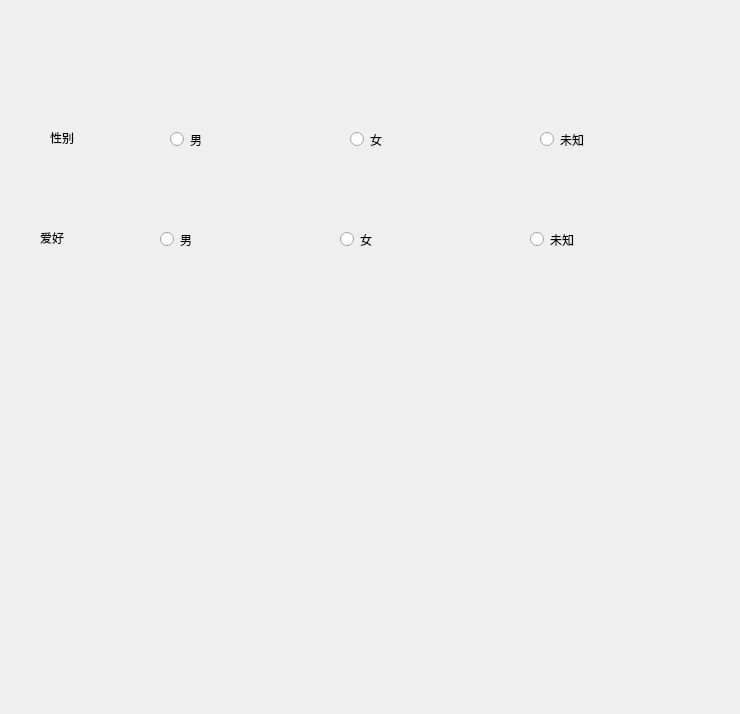
<?xml version="1.0" encoding="UTF-8"?>
<ui version="4.0">
 <class>Form</class>
 <widget class="QWidget" name="Form">
  <property name="geometry">
   <rect>
    <x>0</x>
    <y>0</y>
    <width>740</width>
    <height>714</height>
   </rect>
  </property>
  <property name="windowTitle">
   <string>Form</string>
  </property>
  <widget class="QRadioButton" name="radioButton">
   <property name="geometry">
    <rect>
     <x>170</x>
     <y>130</y>
     <width>115</width>
     <height>19</height>
    </rect>
   </property>
   <property name="text">
    <string>男</string>
   </property>
   <attribute name="buttonGroup">
    <string notr="true">buttonGroup</string>
   </attribute>
  </widget>
  <widget class="QRadioButton" name="radioButton_2">
   <property name="geometry">
    <rect>
     <x>350</x>
     <y>130</y>
     <width>115</width>
     <height>19</height>
    </rect>
   </property>
   <property name="text">
    <string>女</string>
   </property>
   <attribute name="buttonGroup">
    <string notr="true">buttonGroup</string>
   </attribute>
  </widget>
  <widget class="QRadioButton" name="radioButton_3">
   <property name="geometry">
    <rect>
     <x>540</x>
     <y>130</y>
     <width>115</width>
     <height>19</height>
    </rect>
   </property>
   <property name="text">
    <string>未知</string>
   </property>
   <attribute name="buttonGroup">
    <string notr="true">buttonGroup</string>
   </attribute>
  </widget>
  <widget class="QLabel" name="label">
   <property name="geometry">
    <rect>
     <x>50</x>
     <y>130</y>
     <width>72</width>
     <height>15</height>
    </rect>
   </property>
   <property name="text">
    <string>性别</string>
   </property>
  </widget>
  <widget class="QRadioButton" name="radioButton_4">
   <property name="geometry">
    <rect>
     <x>530</x>
     <y>230</y>
     <width>115</width>
     <height>19</height>
    </rect>
   </property>
   <property name="text">
    <string>未知</string>
   </property>
   <attribute name="buttonGroup">
    <string notr="true">buttonGroup_2</string>
   </attribute>
  </widget>
  <widget class="QRadioButton" name="radioButton_5">
   <property name="geometry">
    <rect>
     <x>160</x>
     <y>230</y>
     <width>115</width>
     <height>19</height>
    </rect>
   </property>
   <property name="text">
    <string>男</string>
   </property>
   <attribute name="buttonGroup">
    <string notr="true">buttonGroup_2</string>
   </attribute>
  </widget>
  <widget class="QRadioButton" name="radioButton_6">
   <property name="geometry">
    <rect>
     <x>340</x>
     <y>230</y>
     <width>115</width>
     <height>19</height>
    </rect>
   </property>
   <property name="text">
    <string>女</string>
   </property>
   <attribute name="buttonGroup">
    <string notr="true">buttonGroup_2</string>
   </attribute>
  </widget>
  <widget class="QLabel" name="label_2">
   <property name="geometry">
    <rect>
     <x>40</x>
     <y>230</y>
     <width>72</width>
     <height>15</height>
    </rect>
   </property>
   <property name="text">
    <string>爱好</string>
   </property>
  </widget>
 </widget>
 <resources/>
 <connections/>
 <buttongroups>
  <buttongroup name="buttonGroup"/>
  <buttongroup name="buttonGroup_2"/>
 </buttongroups>
</ui>
